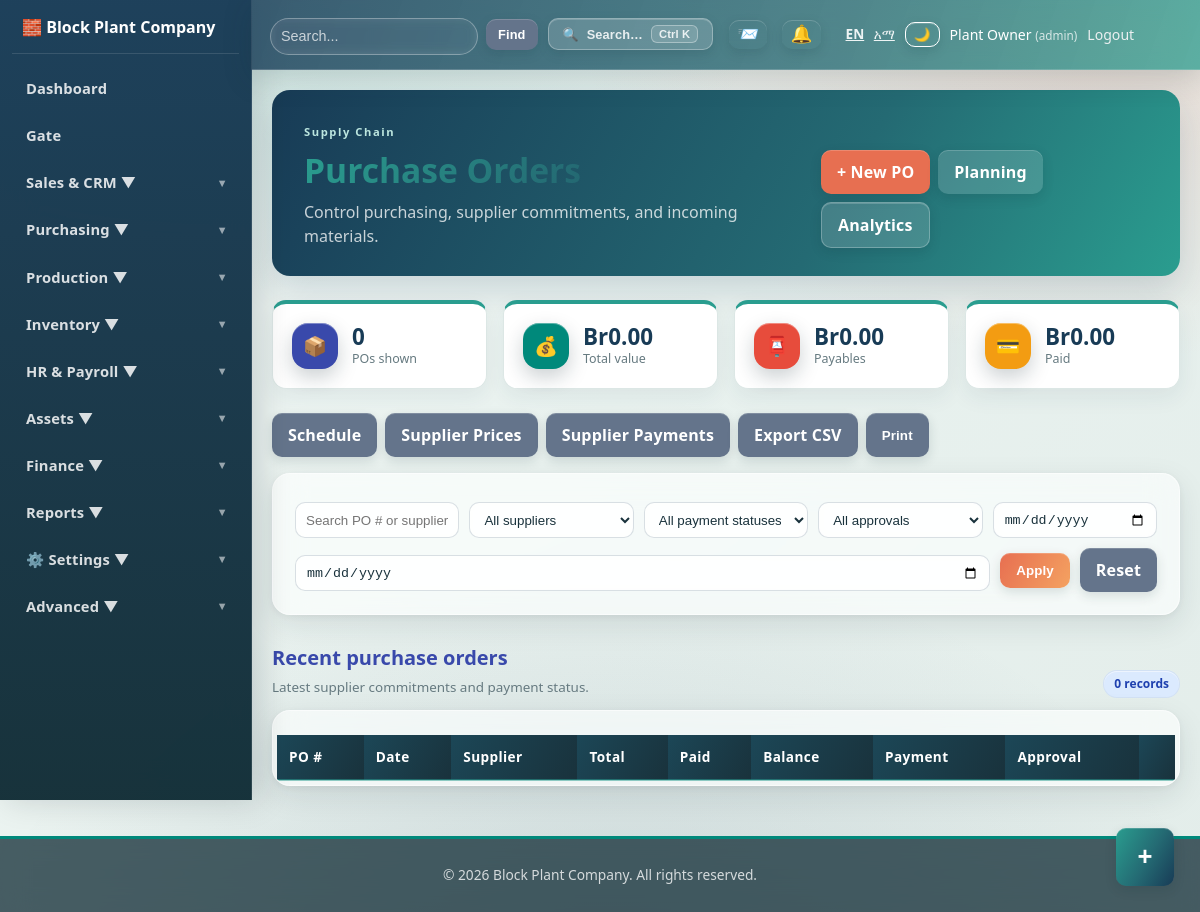
/purchases/index.php (signed in), run on the app's committed database.
### tables this page shows
CREATE TABLE company_settings(id INT AUTO_INCREMENT PRIMARY KEY,company_name VARCHAR(200) NOT NULL,company_name_am VARCHAR(200) NULL,tagline VARCHAR(255) NULL,tagline_am VARCHAR(255) NULL,address TEXT,phone VARCHAR(50),email VARCHAR(100),tax_id VARCHAR(50),logo_path VARCHAR(255),currency VARCHAR(10) DEFAULT 'ETB',currency_symbol VARCHAR(10) DEFAULT 'Br',date_format VARCHAR(20) DEFAULT 'Y-m-d',timezone VARCHAR(50) DEFAULT 'Africa/Addis_Ababa',locale_default VARCHAR(10) DEFAULT 'en',primary_color VARCHAR(20) DEFAULT '#3949ab',secondary_color VARCHAR(20) DEFAULT '#00897b',default_commission_rate DECIMAL(5,2) DEFAULT 5.00,updated_at TIMESTAMP DEFAULT CURRENT_TIMESTAMP ON UPDATE CURRENT_TIMESTAMP);

CREATE TABLE users(id INT AUTO_INCREMENT PRIMARY KEY,name VARCHAR(100) NOT NULL,username VARCHAR(50) UNIQUE NOT NULL,password VARCHAR(255) NOT NULL,role VARCHAR(30) DEFAULT 'admin',department VARCHAR(30) NULL,department_role ENUM('manager','user') NULL,status TINYINT DEFAULT 1,created_at TIMESTAMP DEFAULT CURRENT_TIMESTAMP);

### config/helpers.php (called while the page is built, shortened)
<?php
function e($string) {
    return htmlspecialchars($string, ENT_QUOTES, 'UTF-8');
}
function money($amount) {
    return number_format($amount, 2);
}
function ensure_purchase_payment_schema() {
    $checked = true;
}
function has_permission($module, $action = 'view') {
    $allowed = ['view' => 'can_view', 'create' => 'can_create', 'edit' => 'can_edit', 'delete' => 'can_delete', 'approve' => 'can_approve'];
    global $pdo;
    try {
        $userStmt = $pdo->prepare("SELECT role, department, department_role FROM users WHERE id = ? AND status = 1");
        $userStmt->execute([$_SESSION['user_id']]);
        $user = $userStmt->fetch();
        $userRole = strtolower(trim((string) $user['role']));
        if (in_array($userRole, ['admin', 'administrator'], true)) {
            return true;
        }
        $col = $allowed[$action];
        $stmt = $pdo->prepare("SELECT {$col} FROM user_permissions WHERE user_id = ? AND module = ?");
        $stmt->execute([$_SESSION['user_id'], $module]);
        $row = $stmt->fetch();
        return $row && (int) $row[$col] === 1;
    } catch (PDOException $e) {
        return false;
    }
}
function currency_symbol() {
    $c = company_settings();
    return $c['currency_symbol'] ?? '$';
}
function company_settings($reload = false) {
    static $cached = null;
    global $pdo;
    if ($cached !== null) {
        return $cached;
    }
    try {
        $cached = $pdo->query("SELECT * FROM company_settings LIMIT 1")->fetch() ?: [];
    } catch (PDOException $e) {
        $cached = [];
    }
    return $cached;
}
function app_lang() {
    $c = company_settings();
    $def = $c['locale_default'] ?? 'en';
    return in_array($def, ['en', 'am'], true) ? $def : 'en';
}
function t($key) {
    static $dict;
    if ($dict === null) {
        $dict = require __DIR__ . '/lang.php';
    }
    $lang = app_lang();
    return $dict[$lang][$key] ?? $dict['en'][$key] ?? $key;
}
function company_display_name() {
    $c = company_settings();
    return $c['company_name'] ?? 'Block Plant ERP';
}
?>

### purchases/index.php (the view, shortened to what this page needs)
<?php
require_once "../config/database.php";
require_once "../config/helpers.php";
$pageTitle = t('purchase_orders');
$search = trim((string) ($_GET['search'] ?? ''));
$from = trim((string) ($_GET['from'] ?? ''));
$to = trim((string) ($_GET['to'] ?? ''));
$conditions = [];
$params = [];
$where = $conditions ? 'WHERE ' . implode(' AND ', $conditions) : '';
$sql = "
    SELECT p.*, s.name AS supplier_name
    FROM purchases p
    LEFT JOIN suppliers s ON p.supplier_id = s.id
    $where
    ORDER BY p.purchase_date DESC, p.id DESC
";
$stmt = $pdo->prepare($sql);
$stmt->execute($params);
$rows = $stmt->fetchAll();
require_once "../partials/header.php";
?>
<div class="module-hero purchasing-hero">
    <div><span class="module-eyebrow"><?= t('supply_chain') ?></span><h1><?= t('purchase_orders') ?></h1><p><?= t('purchasing_intro') ?></p></div>
    <div class="header-actions no-print">
        <a href="create.php" class="btn btn-accent"><?= t('new_po') ?></a>
        <a href="planning.php" class="btn btn-primary"><?= t('planning') ?></a>
        <a href="analytics.php" class="btn btn-secondary"><?= t('analytics') ?></a>
    </div>
</div>
<div class="module-kpis no-print">
    <div class="module-kpi">
        <div class="stat-icon" style="background:#3949ab;">📦</div>
        <div><div class="stat-value"><?= number_format((int) count($rows)) ?></div><div class="stat-label">POs shown</div></div>
    </div>
    <div class="module-kpi">
        <div class="stat-icon" style="background:#00897b;">💰</div>
        <div><div class="stat-value"><?= currency_symbol() . money(array_sum(array_column($rows, 'total_amount'))) ?></div><div class="stat-label">Total value</div></div>
    </div>
    <div class="module-kpi">
        <div class="stat-icon" style="background:#e74c3c;">📮</div>
        <div><div class="stat-value"><?= currency_symbol() . money(array_sum(array_map(function ($r) { return (float) $r['balance']; }, $rows))) ?></div><div class="stat-label">Payables</div></div>
    </div>
    <div class="module-kpi">
        <div class="stat-icon" style="background:#f39c12;">💳</div>
        <div><div class="stat-value"><?= currency_symbol() . money(array_sum(array_column($rows, 'paid_amount'))) ?></div><div class="stat-label">Paid</div></div>
    </div>
</div>
<div class="header-actions no-print" style="margin-bottom:16px;">
    <a href="schedule.php" class="btn btn-secondary"><?= t('schedule') ?></a>
    <a href="supplier_prices.php" class="btn btn-secondary"><?= t('supplier_prices') ?></a>
    <a href="../payments/supplier.php" class="btn btn-secondary"><?= t('supplier_payments') ?></a>
    <?php
        $exportQuery = $_GET;
        $exportQuery['export'] = 'csv';
        $exportUrl = 'export_csv.php?' . http_build_query($exportQuery);
    ?>
    <a href="<?= e($exportUrl) ?>" class="btn btn-secondary">Export CSV</a>
    <button type="button" onclick="window.print()" class="btn btn-secondary">Print</button>
</div>
<div class="panel no-print">
    <form method="get" class="filter-form">
        <input type="text" name="search" placeholder="Search PO # or supplier" value="<?= e($search) ?>">
        <select name="supplier_id">
            <option value="">All suppliers</option>
        </select>
        <select name="status">
            <option value="">All payment statuses</option>
        </select>
        <select name="approval">
            <option value="">All approvals</option>
        </select>
        <input type="date" name="from" value="<?= e($from) ?>">
        <input type="date" name="to" value="<?= e($to) ?>">
        <button type="submit" class="btn btn-accent">Apply</button>
        <a href="index.php" class="btn btn-secondary">Reset</a>
    </form>
</div>
<div class="module-section-heading"><div><h2><?= t('recent_purchase_orders') ?></h2><p><?= t('latest_purchase_commitments') ?></p></div><span class="badge badge-info"><?= count($rows) ?> <?= t('records') ?></span></div>
<div class="table-container module-table">
    <table class="data-table">
        <thead>
            <tr>
                <th><?= t('purchase_number') ?> #</th>
                <th><?= t('date') ?></th>
                <th><?= t('supplier') ?></th>
                <th><?= t('total') ?></th>
                <th><?= t('paid') ?></th>
                <th><?= t('balance') ?></th>
                <th><?= t('payment') ?></th>
                <th><?= t('approval') ?></th>
                <th class="no-print"></th>
            </tr>
        </thead>
    </table>
</div>
<?php require_once "../partials/footer.php"; ?>

### partials/header.php (shortened to what this page needs)
<?php
require_once __DIR__ . "/../config/database.php";
require_once __DIR__ . "/../config/helpers.php";
$stmt = $pdo->prepare("SELECT name, role FROM users WHERE id = ?");
$stmt->execute([$_SESSION["user_id"]]);
$user = $stmt->fetch();
$htmlLang = app_lang() === 'am' ? 'am' : 'en';
$_navIsAdmin = in_array(strtolower(trim((string)($user['role'] ?? ''))), ['admin', 'administrator'], true);
?>
<!doctype html>
<html lang="<?= $htmlLang ?>">
<head>
    <link rel="stylesheet" href="/block_plant/assets/css/style.css">
    <link rel="stylesheet" href="/block_plant/assets/css/advanced.css?v=<?= filemtime(__DIR__ . '/../assets/css/advanced.css') ?>">
    <link rel="stylesheet" href="/block_plant/assets/css/dark-mode.css">
    <link rel="stylesheet" href="/block_plant/assets/css/glass.css?v=<?= filemtime(__DIR__ . '/../assets/css/glass.css') ?>">
    <link rel="stylesheet" href="/block_plant/assets/css/mobile.css?v=<?= filemtime(__DIR__ . '/../assets/css/mobile.css') ?>">
</head>
<body class="theme-advanced">
    <div class="topbar">
        <div class="user-info">
            <form action="/block_plant/dashboard/search.php" method="get" style="display:flex;align-items:center;gap:8px;">
                <input type="text" name="q" placeholder="<?= e(t('search_placeholder')) ?>" style="min-width:220px; padding:8px 10px; border-radius:6px; border:1px solid rgba(255,255,255,0.3); background:rgba(255,255,255,0.12); color:white;">
                <button type="submit" class="btn btn-secondary" style="padding:8px 12px; font-size:0.8rem;"><?= t('find') ?></button>
            </form>
            <button id="cmdkOpen" title="<?= e(t('search_everything')) ?>" style="background:rgba(255,255,255,0.16);border:1px solid rgba(255,255,255,0.30);color:#fff;border-radius:999px;cursor:pointer;padding:6px 14px;font-size:0.8rem;display:flex;align-items:center;gap:8px;margin-right:6px;">
                <span>🔍</span><span style="opacity:.85;"><?= t('search_all') ?></span><span class="cmdk-kbd" style="border-color:rgba(255,255,255,0.35);color:rgba(255,255,255,0.85);background:rgba(255,255,255,0.12);">Ctrl K</span>
            </button>
            <div class="notification-dropdown" style="position:relative; margin-right: 5px;">
                <button id="sysNotifToggle" style="background:transparent;border:none;color:#fff;cursor:pointer;position:relative;padding:4px 8px;font-size:1.1rem;display:flex;align-items:center;">
                    📨
                </button>
            </div>
            <div class="notification-dropdown" style="position:relative; margin-right: 5px;">
                <button id="notifToggle" style="background:transparent;border:none;color:#fff;cursor:pointer;position:relative;padding:4px 8px;font-size:1.1rem;display:flex;align-items:center;">
                    🔔
                </button>
            </div>
            <span style="opacity:0.9;font-size:0.85rem;margin-left:10px;">
                <a href="?lang=en" style="color:#fff;margin-right:6px;<?= app_lang() === 'en' ? 'font-weight:bold;text-decoration:underline;' : '' ?>">EN</a>
                <a href="?lang=am" style="color:#fff;<?= app_lang() === 'am' ? 'font-weight:bold;text-decoration:underline;' : '' ?>">አማ</a>
            </span>
            <button id="themeToggle" title="<?= t('dark_mode') ?>" style="background:transparent;border:1px solid #fff;color:#fff;border-radius:4px;cursor:pointer;padding:4px 8px;">🌙</button>
            <span><?= htmlspecialchars($user['name']) ?> <small style="opacity:.75">(<?= htmlspecialchars($user['role']) ?>)</small></span>
            <a href="/block_plant/auth/logout.php" style="color: #ecf0f1; text-decoration: none;"><?= t('logout') ?></a>
        </div>
    </div>
    <nav class="navbar" id="appSidebar">
        <div class="sidebar-brand">
            <span>🧱 <?= htmlspecialchars(company_display_name()) ?></span>
        </div>
        <ul>
            <?php if (has_permission('dashboard', 'view')): ?>
            <li><a href="/block_plant/dashboard/index.php"><?= t('dashboard') ?></a></li>
            <?php endif; ?>
            <?php if (has_permission('gate', 'view')): ?>
            <li><a href="/block_plant/gate/index.php"><?= t('gate') ?></a></li>
            <?php endif; ?>
            <?php if (has_permission('sales', 'view') || has_permission('crm', 'view') || has_permission('customers', 'view')): ?>
            <li class="dropdown">
                <a href="#"><?= t('sales_crm') ?> ▼</a>
            </li>
            <?php endif; ?>
            <?php if (has_permission('purchases', 'view') || has_permission('suppliers', 'view')): ?>
            <li class="dropdown">
                <a href="#"><?= t('purchasing') ?> ▼</a>
            </li>
            <?php endif; ?>
            <?php if (has_permission('production', 'view')): ?>
            <li class="dropdown">
                <a href="#"><?= t('production') ?> ▼</a>
            </li>
            <?php endif; ?>
            <?php if (has_permission('inventory', 'view')): ?>
            <li class="dropdown">
                <a href="#"><?= t('inventory') ?> ▼</a>
            </li>
            <?php endif; ?>
            <?php if (has_permission('hr', 'view')): ?>
            <li class="dropdown">
                <a href="/block_plant/hr/index.php"><?= t('hr_payroll') ?> ▼</a>
            </li>
            <?php endif; ?>
            <?php if (has_permission('assets', 'view')): ?>
            <li class="dropdown">
                <a href="#"><?= t('assets') ?> ▼</a>
            </li>
            <?php endif; ?>
            <?php if (has_permission('finance', 'view') || has_permission('expenses', 'view')): ?>
            <li class="dropdown">
                <a href="#"><?= t('finance') ?> ▼</a>
            </li>
            <?php endif; ?>
            <?php if (has_permission('reports', 'view')): ?>
            <li class="dropdown">
                <a href="#"><?= t('reports') ?> ▼</a>
            </li>
            <?php endif; ?>
            <li class="dropdown">
                <a href="#">⚙️ <?= t('settings') ?> ▼</a>
            </li>
            <?php if ($_navIsAdmin): ?>
            <li class="dropdown">
                <a href="#"><?= t('advanced') ?> ▼</a>
            </li>
            <?php endif; ?>
        </ul>
    </nav>
    <div class="container">

### partials/footer.php (shortened to what this page needs)
    </div>
    <footer style="background: #2c3e50; color: white; text-align: center; padding: 20px; margin-top: 50px;">
        <?php if (function_exists('company_display_name')): ?>
        <p>&copy; <?= date('Y') ?> <?= htmlspecialchars(company_display_name()) ?>. <?= e(t('all_rights_reserved')) ?></p>
        <?php else: ?>
        <p>&copy; <?= date('Y') ?> Block Plant ERP System. <?= e(t('all_rights_reserved')) ?></p>
        <?php endif; ?>
    </footer>
    <div class="fab-wrap" id="fabWrap">
        <button class="fab-btn" id="fabBtn" title="<?= e(t('quick_actions')) ?>" aria-label="<?= e(t('quick_actions')) ?>">+</button>
    </div>
</body>
</html>

### data on the page
company_settings: q "Search...", locale_default "Find", locale_default "Search…", locale_default "Logout", company_name "Block Plant Company", locale_default "Dashboard", locale_default "Gate", locale_default "Sales & CRM", locale_default "Purchasing", locale_default "Production", locale_default "Inventory", locale_default "HR & Payroll", locale_default "Assets", locale_default "Finance", locale_default "Reports", locale_default "Settings", locale_default "Advanced", locale_default "Supply Chain", locale_default "Purchase Orders", locale_default "Control purchasing, supplier commitments, and incoming materials.", locale_default "+ New PO", locale_default "Planning", locale_default "Analytics", currency_symbol "Br", locale_default "Schedule", locale_default "Supplier Prices", locale_default "Supplier Payments", locale_default "Recent purchase orders", locale_default "Latest supplier commitments and payment status.", locale_default "records", locale_default "PO", locale_default "Date", locale_default "Supplier", locale_default "Total", locale_default "Paid", locale_default "Balance", locale_default "Payment", locale_default "Approval", locale_default "All rights reserved."
users: name "Plant Owner", role "admin"

### other printed values
count($rows) "0"
money(array_sum(array_column($rows, 'total_amount'))) "0.00"
money(array_sum(array_column($rows, 'paid_amount'))) "0.00"
